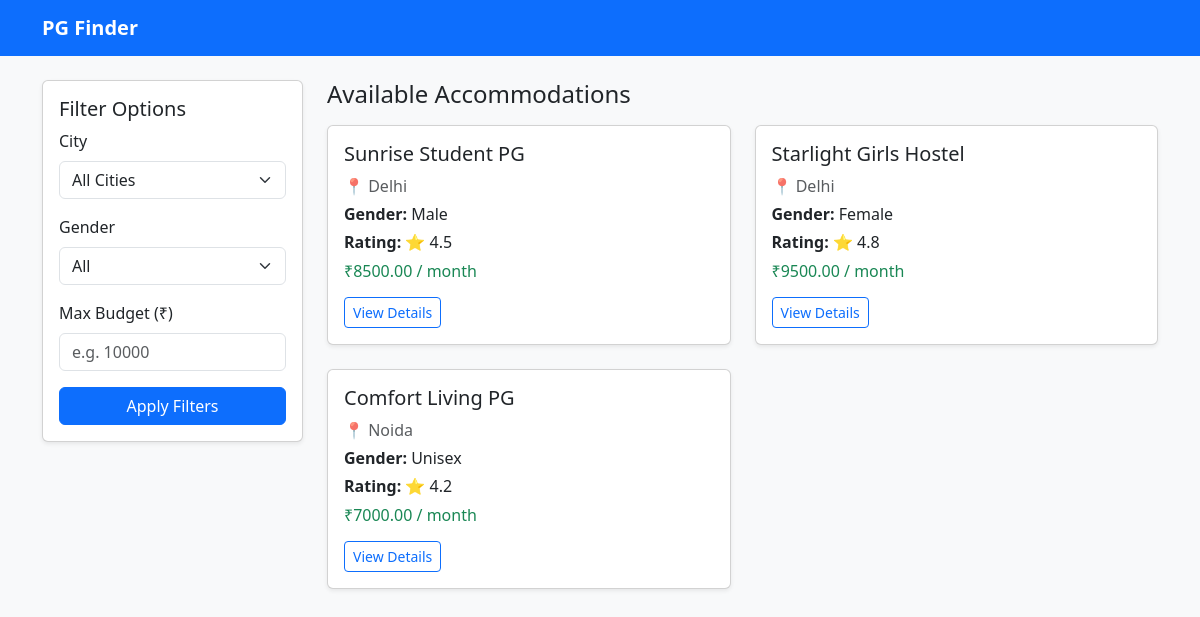
The page / on the database its author committed.
### tables this page shows
CREATE TABLE `properties` (
  `id` int(11) NOT NULL,
  `name` varchar(150) NOT NULL,
  `city` varchar(100) NOT NULL,
  `price` decimal(10,2) NOT NULL,
  `gender` enum('Male','Female','Unisex') NOT NULL,
  `rating` decimal(2,1) DEFAULT 0.0,
  `image` varchar(255) DEFAULT NULL
);

### index.php (the view, shortened to what this page needs)
<?php include('db_connect.php'); ?>
<!DOCTYPE html>
<html lang="en">
<head>
    <link href="https://cdn.jsdelivr.net/npm/bootstrap@5.3.0/dist/css/bootstrap.min.css" rel="stylesheet">
</head>
<body class="bg-light">
<nav class="navbar navbar-expand-lg navbar-dark bg-primary mb-4">
  <div class="container">
    <a class="navbar-brand fw-bold" href="index.php">PG Finder</a>
  </div>
</nav>
<div class="container">
    <div class="row">
        <div class="col-md-3 mb-4">
            <div class="card p-3 shadow-sm">
                <h5>Filter Options</h5>
                <form method="GET" action="index.php">
                    <div class="mb-3">
                        <label class="form-label">City</label>
                        <select name="city" class="form-select">
                            <option value="">All Cities</option>
                        </select>
                    </div>
                    <div class="mb-3">
                        <label class="form-label">Gender</label>
                        <select name="gender" class="form-select">
                            <option value="">All</option>
                        </select>
                    </div>
                    <div class="mb-3">
                        <label class="form-label">Max Budget (₹)</label>
                        <input type="number" name="budget" class="form-control" placeholder="e.g. 10000">
                    </div>
                    <button type="submit" class="btn btn-primary w-100">Apply Filters</button>
                </form>
            </div>
        </div>
        <div class="col-md-9">
            <h4 class="mb-3">Available Accommodations</h4>
            <div class="row">
                <?php
                $sql = "SELECT * FROM properties";
                $result = mysqli_query($conn, $sql);
                if ($result && mysqli_num_rows($result) > 0) {
                    while($row = mysqli_fetch_assoc($result)) {
                ?>
                <div class="col-md-6 mb-4">
                    <div class="card h-100 shadow-sm">
                        <div class="card-body">
                            <h5 class="card-title"><?php echo htmlspecialchars($row['name']); ?></h5>
                            <p class="card-text text-muted mb-1">📍 <?php echo htmlspecialchars($row['city']); ?></p>
                            <p class="card-text mb-1"><strong>Gender:</strong> <?php echo htmlspecialchars($row['gender']); ?></p>
                            <p class="card-text mb-2"><strong>Rating:</strong> ⭐ <?php echo htmlspecialchars($row['rating']); ?></p>
                            <h6 class="text-success">₹<?php echo htmlspecialchars($row['price']); ?> / month</h6>
                            <a href="details.php?id=<?php echo $row['id']; ?>" class="btn btn-outline-primary btn-sm mt-2">View Details</a>
                        </div>
                    </div>
                </div>
                <?php
                    }
                } else {
                    echo "<p class='text-muted'>No properties found matching your criteria.</p>";
                }
                ?>
            </div>
        </div>
    </div>
</div>
</body>
</html>

### rows shown on the page
properties: name "Sunrise Student PG", city "Delhi", gender "Male", rating "4.5", price "8500.00"
properties: name "Starlight Girls Hostel", city "Delhi", gender "Female", rating "4.8", price "9500.00"
properties: name "Comfort Living PG", city "Noida", gender "Unisex", rating "4.2", price "7000.00"
